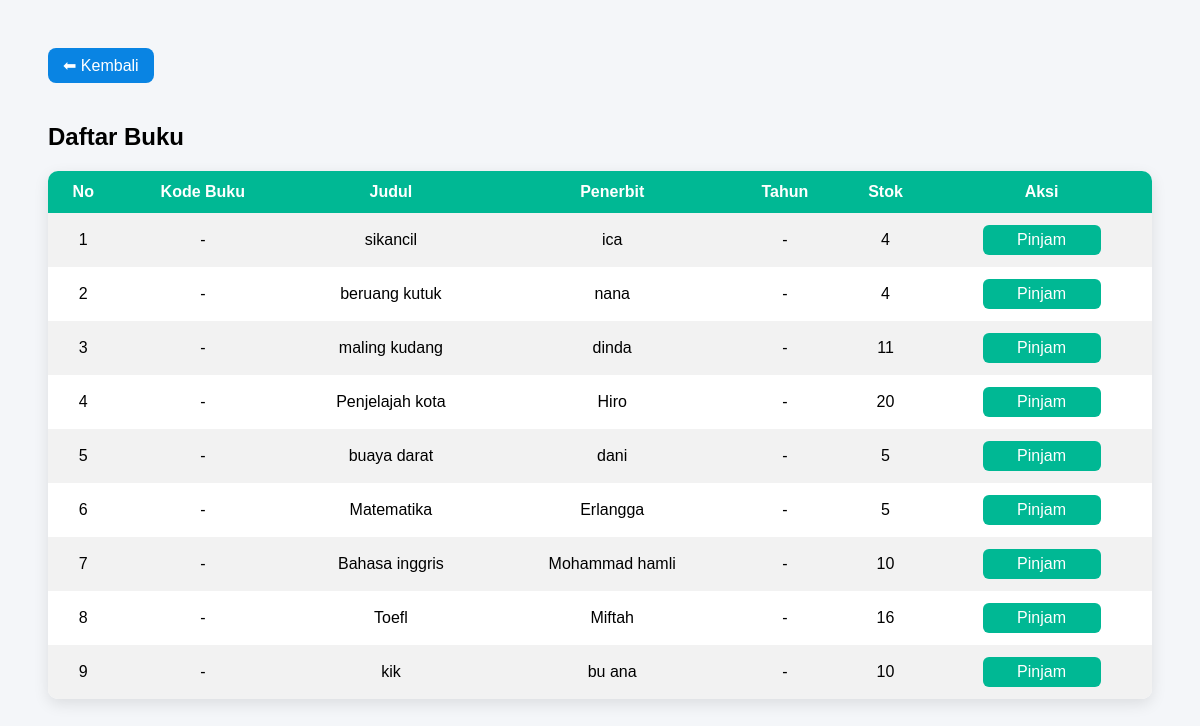
/list_buku.php (signed in), run on the app's committed database.
### tables this page shows
CREATE TABLE `buku` (
  `id` int(11) NOT NULL,
  `judul` varchar(100) NOT NULL,
  `penulis` varchar(100) DEFAULT NULL,
  `penerbit` varchar(100) DEFAULT NULL,
  `tahun` int(11) DEFAULT NULL,
  `stok` int(11) NOT NULL
);

### list_buku.php (the view, shortened to what this page needs)
<?php
include 'config.php';
?>
<!DOCTYPE html>
<html>
<head>
</head>
<body>
<a href="dashboard_user.php" class="back">⬅ Kembali</a>
<h2>Daftar Buku</h2>
<table>
    <tr>
        <th>No</th>
        <th>Kode Buku</th>
        <th>Judul</th>
        <th>Penerbit</th>
        <th>Tahun</th>
        <th>Stok</th>
        <th>Aksi</th>
    </tr>
<?php
$query = mysqli_query($conn, "SELECT * FROM buku");
$no = 1;
if ($query && mysqli_num_rows($query) > 0) {
    while ($data = mysqli_fetch_assoc($query)) {
        echo "<tr>
                <td>$no</td>
                <td>".($data['kode_buku'] ?? '-')."</td>
                <td>".($data['judul'] ?? '-')."</td>
                <td>".($data['penerbit'] ?? '-')."</td>
                <td>".($data['tahun_terbit'] ?? '-')."</td>
                <td>".($data['stok'] ?? '0')."</td>
                <td>";
        if (($data['stok'] ?? 0) > 0) {
            echo "<a href='?pinjam={$data['id']}'
                     onclick=\"return confirm('Yakin ingin meminjam buku ini?')\"
                     class='btn-pinjam'>Pinjam</a>";
        } else {
            echo "<span class='btn-disabled'>Habis</span>";
        }
        echo "</td></tr>";
        $no++;
    }
} else {
    echo "<tr><td colspan='7'>Data buku belum tersedia</td></tr>";
}
?>
</table>
</body>
</html>

### list_buku.php (style rules this page uses)
body { font-family: Poppins, sans-serif; background: #f4f6f9; padding: 40px; }
table { width: 100%; border-collapse: collapse; background: white; border-radius: 10px; overflow: hidden; box-shadow: 0 5px 15px rgba(0,0,0,0.1); }
th, td { padding: 12px; text-align: center; }
th { background: #00b894; color: white; }
tr:nth-child(even) { background: #f2f2f2; }
.btn-pinjam { padding: 6px 14px; background: #00b894; color: white; text-decoration: none; border-radius: 6px; display: inline-block; min-width: 90px; }
a.back { display: inline-block; margin-bottom: 20px; text-decoration: none; padding: 8px 15px; background: #0984e3; color: white; border-radius: 8px; }

### data on the page
buku: kode_buku "-", judul "sikancil", penerbit "ica", tahun_terbit "-", stok "4"
buku: kode_buku "-", judul "beruang kutuk", penerbit "nana", tahun_terbit "-", stok "4"
buku: kode_buku "-", judul "maling kudang", penerbit "dinda", tahun_terbit "-", stok "11"
buku: kode_buku "-", judul "Penjelajah kota", penerbit "Hiro", tahun_terbit "-", stok "20"
buku: kode_buku "-", judul "buaya darat", penerbit "dani", tahun_terbit "-", stok "5"
buku: kode_buku "-", judul "Matematika", penerbit "Erlangga", tahun_terbit "-", stok "5"
buku: kode_buku "-", judul "Bahasa inggris", penerbit "Mohammad hamli", tahun_terbit "-", stok "10"
buku: kode_buku "-", judul "Toefl", penerbit "Miftah", tahun_terbit "-", stok "16"
buku: kode_buku "-", judul "kik", penerbit "bu ana", tahun_terbit "-", stok "10"
